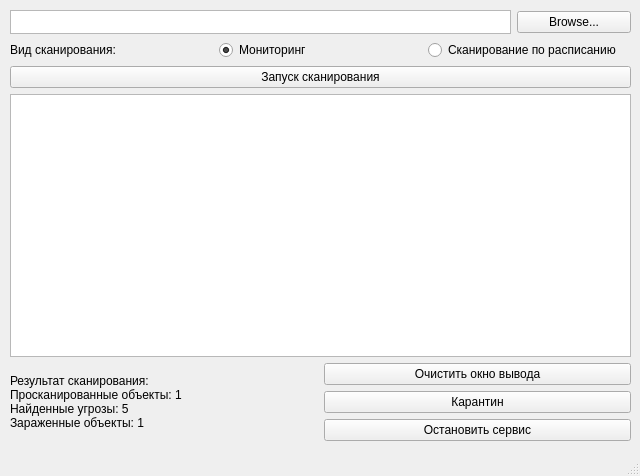
<?xml version="1.0" encoding="UTF-8"?>
<ui version="4.0">
 <class>MainWindow</class>
 <widget class="QMainWindow" name="MainWindow">
  <property name="geometry">
   <rect>
    <x>0</x>
    <y>0</y>
    <width>640</width>
    <height>476</height>
   </rect>
  </property>
  <property name="minimumSize">
   <size>
    <width>640</width>
    <height>476</height>
   </size>
  </property>
  <property name="maximumSize">
   <size>
    <width>640</width>
    <height>476</height>
   </size>
  </property>
  <property name="windowTitle">
   <string>MainWindow</string>
  </property>
  <widget class="QWidget" name="centralwidget">
   <widget class="QWidget" name="verticalLayoutWidget_3">
    <property name="geometry">
     <rect>
      <x>10</x>
      <y>10</y>
      <width>621</width>
      <height>431</height>
     </rect>
    </property>
    <layout class="QVBoxLayout" name="verticalLayout_5">
     <item>
      <layout class="QHBoxLayout" name="horizontalLayout">
       <item>
        <widget class="QTextEdit" name="textEdit">
         <property name="enabled">
          <bool>true</bool>
         </property>
         <property name="maximumSize">
          <size>
           <width>501</width>
           <height>24</height>
          </size>
         </property>
         <property name="readOnly">
          <bool>true</bool>
         </property>
        </widget>
       </item>
       <item>
        <widget class="QPushButton" name="pushButton">
         <property name="text">
          <string>Browse...</string>
         </property>
        </widget>
       </item>
      </layout>
     </item>
     <item>
      <layout class="QHBoxLayout" name="horizontalLayout_2">
       <item>
        <widget class="QLabel" name="label">
         <property name="text">
          <string>Вид сканирования:</string>
         </property>
        </widget>
       </item>
       <item>
        <widget class="QRadioButton" name="radioButton">
         <property name="text">
          <string>Мониторинг</string>
         </property>
         <property name="checked">
          <bool>true</bool>
         </property>
        </widget>
       </item>
       <item>
        <widget class="QRadioButton" name="radioButton_2">
         <property name="text">
          <string>Сканирование по расписанию</string>
         </property>
        </widget>
       </item>
      </layout>
     </item>
     <item>
      <widget class="QPushButton" name="pushButton_2">
       <property name="text">
        <string>Запуск сканирования</string>
       </property>
      </widget>
     </item>
     <item>
      <widget class="QTextEdit" name="textEdit_2">
       <property name="readOnly">
        <bool>true</bool>
       </property>
      </widget>
     </item>
     <item>
      <layout class="QVBoxLayout" name="verticalLayout">
       <item>
        <layout class="QHBoxLayout" name="horizontalLayout_3">
         <item>
          <widget class="QLabel" name="label_2">
           <property name="text">
            <string>Результат сканирования:
Просканированные объекты: 1
Найденные угрозы: 5
Зараженные объекты: 1</string>
           </property>
          </widget>
         </item>
         <item>
          <layout class="QVBoxLayout" name="verticalLayout_2">
           <item>
            <widget class="QPushButton" name="pushButton_4">
             <property name="text">
              <string>Очистить окно вывода</string>
             </property>
            </widget>
           </item>
           <item>
            <widget class="QPushButton" name="pushButton_3">
             <property name="text">
              <string>Карантин</string>
             </property>
            </widget>
           </item>
           <item>
            <widget class="QPushButton" name="pushButton_5">
             <property name="text">
              <string>Остановить сервис</string>
             </property>
            </widget>
           </item>
          </layout>
         </item>
        </layout>
       </item>
      </layout>
     </item>
    </layout>
   </widget>
  </widget>
  <widget class="QStatusBar" name="statusbar"/>
 </widget>
 <resources/>
 <connections/>
</ui>
